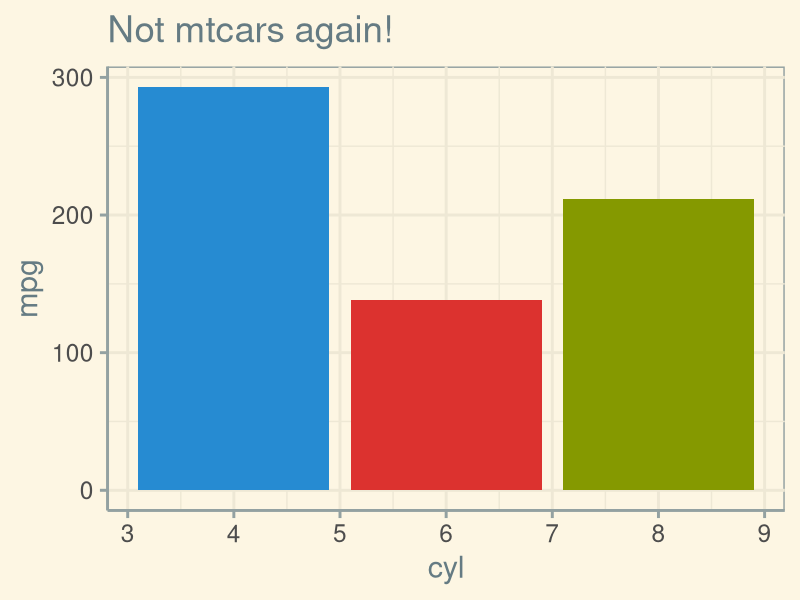

Write R code to recreate this figure.
## ---- chunk 1
knitr::opts_chunk$set(#dev.args=list(bg="transparent"), 
                      echo = FALSE, 
                      message=FALSE, 
                      warning=FALSE,
                      fig.width=11, 
                      fig.height=6.5, 
                      cache = TRUE)

library(tidyverse)
library(ggthemes)
theme_set(theme_solarized(base_size=22))
scale_colour_discrete <- function(...) scale_colour_solarized()
scale_fill_discrete <- function(...) scale_fill_solarized()
pal <- solarized_pal()(8)

txtcolor <- "#586e75"
## ---- chunk 2
ggplot(mtcars, aes(cyl, mpg, fill=as.factor(cyl))) +
  geom_bar(stat="identity", show.legend = FALSE) + 
  ggtitle("Not mtcars again!")
